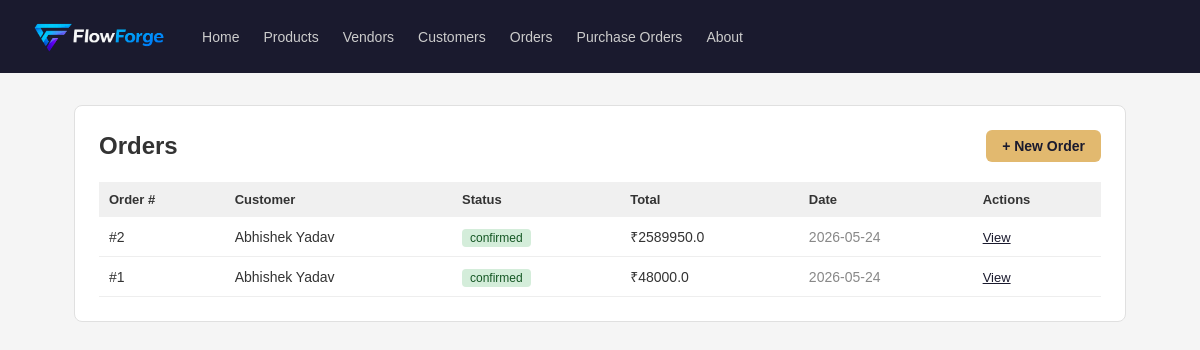
The page /orders on the database as committed earlier.
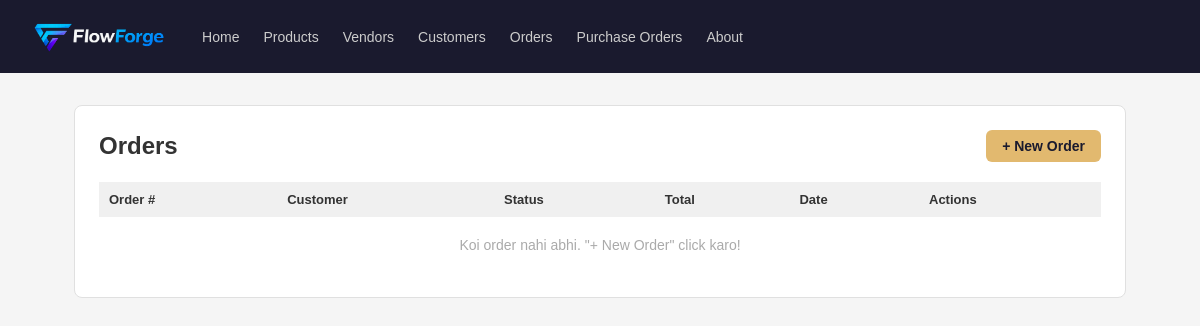
The same page on the database as committed later.
### tables this page shows
CREATE TABLE orders (
            id INTEGER PRIMARY KEY AUTOINCREMENT,
            customer_id INTEGER NOT NULL,
            status TEXT DEFAULT 'pending',
            total_amount REAL DEFAULT 0,
            created_at TIMESTAMP DEFAULT CURRENT_TIMESTAMP,
            FOREIGN KEY (customer_id) REFERENCES customers(id)
        );

CREATE TABLE customers (
            id INTEGER PRIMARY KEY AUTOINCREMENT,
            name TEXT NOT NULL,
            email TEXT,
            phone TEXT,
            address TEXT
        );

### App.py (the view)
@app.route('/orders')
def orders_list():
    db = get_db()
    orders = db.execute('''
        SELECT orders.*, customers.name as customer_name
        FROM orders
        JOIN customers ON orders.customer_id = customers.id
        ORDER BY orders.created_at DESC
    ''').fetchall()
    db.close()
    return render_template('orders/list.html', orders=orders)

### database.py (called while the page is built)
def get_db():
    conn = sqlite3.connect(DATABASE)
    conn.row_factory = sqlite3.Row
    return conn

### templates/orders/list.html (shortened to what this page needs)
{% extends "base.html" %}
{% block content %}
<div class="card">
    <div style="display: flex; justify-content: space-between; align-items: center;">
        <h2>Orders</h2>
        <a href="/orders/add" style="background: #e2b96f; color: #1a1a2e; padding: 8px 16px;
           border-radius: 6px; text-decoration: none; font-size: 14px; font-weight: 600;">
            + New Order
        </a>
    </div>
    <table style="width: 100%; border-collapse: collapse; margin-top: 20px;">
        <thead>
            <tr style="background: #f0f0f0;">
                <th style="padding: 10px; text-align: left; font-size: 13px;">Order #</th>
                <th style="padding: 10px; text-align: left; font-size: 13px;">Customer</th>
                <th style="padding: 10px; text-align: left; font-size: 13px;">Status</th>
                <th style="padding: 10px; text-align: left; font-size: 13px;">Total</th>
                <th style="padding: 10px; text-align: left; font-size: 13px;">Date</th>
                <th style="padding: 10px; text-align: left; font-size: 13px;">Actions</th>
            </tr>
        </thead>
        <tbody>
            {% for order in orders %}
            <tr style="border-bottom: 1px solid #eee;">
                <td style="padding: 10px; font-size: 14px;">#{{ order['id'] }}</td>
                <td style="padding: 10px; font-size: 14px;">{{ order['customer_name'] }}</td>
                <td style="padding: 10px;">
                    <span style="
                        background: {% if order['status'] == 'confirmed' %}#d4edda{% elif order['status'] == 'pending' %}#fff3cd{% else %}#f8d7da{% endif %};
                        color: {% if order['status'] == 'confirmed' %}#155724{% elif order['status'] == 'pending' %}#856404{% else %}#721c24{% endif %};
                        padding: 2px 8px; border-radius: 4px; font-size: 12px;">
                        {{ order['status'] }}
                    </span>
                </td>
                <td style="padding: 10px; font-size: 14px;">₹{{ order['total_amount'] }}</td>
                <td style="padding: 10px; font-size: 14px; color: #888;">{{ order['created_at'][:10] }}</td>
                <td style="padding: 10px;">
                    <a href="/orders/{{ order['id'] }}"
                       style="font-size: 13px; color: #1a1a2e; margin-right: 12px;">View</a>
                </td>
            </tr>
            {% else %}
            <tr>
                <td colspan="6" style="padding: 20px; text-align: center; color: #aaa; font-size: 14px;">
                    Koi order nahi abhi. "+ New Order" click karo!
                </td>
            </tr>
            {% endfor %}
        </tbody>
    </table>
</div>
{% endblock %}

### templates/base.html (shortened to what this page needs)
<!DOCTYPE html>
<html lang="en">
<head>
</head>
<body>
    <nav>
        <img src="{{ url_for('static', filename='logo.png') }}" height="45" style="border-radius: 20px;">
        <a href="/">Home</a>
        <a href="/products">Products</a>
        <a href="/vendors">Vendors</a>
        <a href="/customers">Customers</a>
        <a href="/orders">Orders</a>
        <a href="/purchase-orders">Purchase Orders</a>
        <a href="/about">About</a>
    </nav>
    <div class="container">
        {% block content %}
        {% endblock %}
    </div>
</body>
</html>

### templates/base.html (style rules this page uses)
* { margin: 0; padding: 0; box-sizing: border-box; }
body { font-family: sans-serif; background: #f5f5f5; color: #333; }
nav { background: #1a1a2e; padding: 14px 24px; display: flex; align-items: center; gap: 24px; }
nav a { color: #ccc; text-decoration: none; font-size: 14px; }
.container { max-width: 1100px; margin: 32px auto; padding: 0 24px; }
.card { background: white; border-radius: 8px; padding: 24px; border: 1px solid #e0e0e0; }

Rows that differ between the two databases and show on the page:
removed orders: id "2", customer_name "Abhishek Yadav", status "confirmed", total_amount "2589950.0", created_at "2026-05-24"
removed orders: id "1", customer_name "Abhishek Yadav", status "confirmed", total_amount "48000.0", created_at "2026-05-24"
Other text that changed with them:
text now shown: "Koi order nahi abhi. \"+ New Order\" click karo!"
